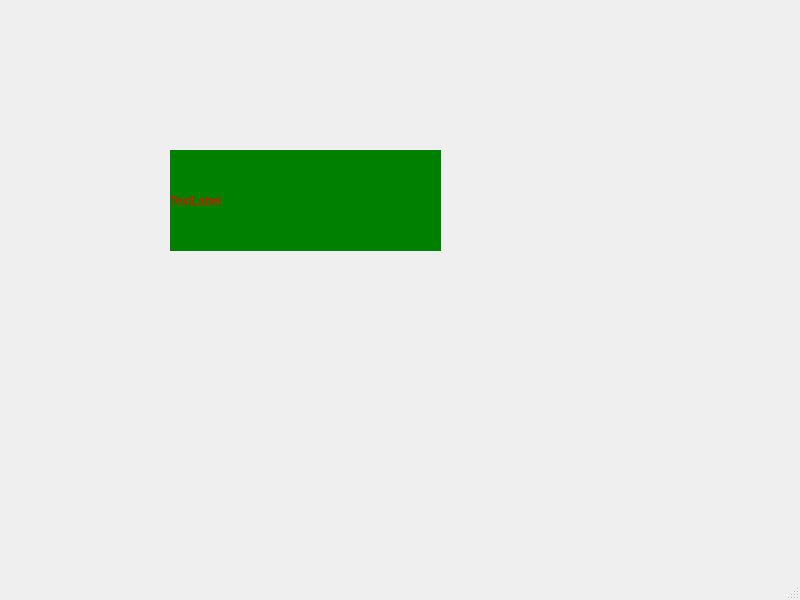
<?xml version="1.0" encoding="UTF-8"?>
<ui version="4.0">
 <class>MainWindow</class>
 <widget class="QMainWindow" name="MainWindow">
  <property name="geometry">
   <rect>
    <x>0</x>
    <y>0</y>
    <width>800</width>
    <height>600</height>
   </rect>
  </property>
  <property name="windowTitle">
   <string>MainWindow</string>
  </property>
  <property name="styleSheet">
   <string notr="true">/*第一个QSS 样式表*/

/*选择器*/
QLabel
{
   color: red; /*控件的文本颜色*/

   background-color: green;/*指定背景色*/

}</string>
  </property>
  <widget class="QWidget" name="centralwidget">
   <widget class="QLabel" name="label">
    <property name="geometry">
     <rect>
      <x>170</x>
      <y>150</y>
      <width>271</width>
      <height>101</height>
     </rect>
    </property>
    <property name="text">
     <string>TextLabel</string>
    </property>
   </widget>
  </widget>
  <widget class="QMenuBar" name="menubar">
   <property name="geometry">
    <rect>
     <x>0</x>
     <y>0</y>
     <width>800</width>
     <height>26</height>
    </rect>
   </property>
  </widget>
  <widget class="QStatusBar" name="statusbar"/>
 </widget>
 <resources/>
 <connections/>
</ui>
